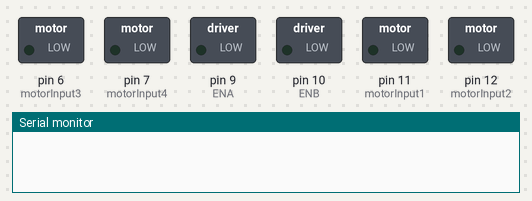
Simulated run of this sketch. Board: Arduino Nano, built with avr-gcc and run on an emulated ATmega328P. On the bench: switched loads named in the sketch (green lamp = pin HIGH), the last lines printed to the serial monitor.

Above: at 0.1 s.
At 1.6 s:
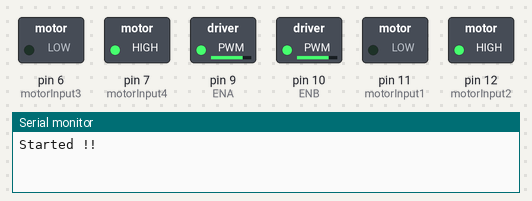
Timing chart, 0 to 3.1 s (numbered marks = the images above):
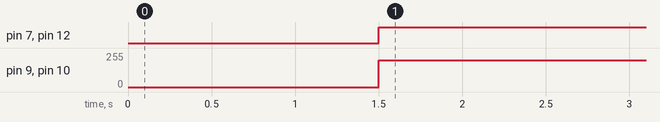

Measured:
- by itself, pin 7 (motorInput4), pin 12 (motorInput2): LOW → HIGH at 1.5 s
- by itself, pin 9 (ENA), pin 10 (ENB): 0/255 → 200/255 at 1.5 s

The sketch:

lineFollowerPID.ino
```cpp
// IR Sensors
int sensor1 = A0;      // Left most sensor
int sensor2 = A1;
int sensor3 = A2;
int sensor4 = A3;
int sensor5 = A6;  // Right most sensor

// Initial Values of Sensors
int sensor[5] = {1, 1, 1, 1, 1};

//Initial Speed of Motor
int initial_motor_speed = 140;

// Motor Variables
int ENA = 9;
int motorInput1 = 11;
int motorInput2 = 12;
int motorInput3 = 6;
int motorInput4 = 7;
int ENB = 10;

int Motor_speed=200;
// PID Constants
float Kp = 25;
float Ki = 0;
float Kd = 15;

float error = 0, P = 0, I = 0, D = 0, PID_value = 0;
float previous_error = 0, previous_I = 0;

int flag = 0;
void forward()
{
  /*The pin numbers and high, low values might be different depending on your connections */
  digitalWrite(motorInput1, LOW);
  digitalWrite(motorInput2, HIGH);
  digitalWrite(motorInput3, LOW);
  digitalWrite(motorInput4, HIGH);
  analogWrite(ENA,Motor_speed);
  analogWrite(ENB,Motor_speed);
}
void reverse()
{
  /*The pin numbers and high, low values might be different depending on your connections */
  digitalWrite(motorInput1, HIGH);
  digitalWrite(motorInput2, LOW);
  digitalWrite(motorInput3, HIGH);
  digitalWrite(motorInput4, LOW);
}
void right()
{
  /*The pin numbers and high, low values might be different depending on your connections */
  digitalWrite(motorInput1, LOW);
  digitalWrite(motorInput2, HIGH);
  digitalWrite(motorInput3, LOW);
  digitalWrite(motorInput4, LOW);
}
void left()
{
  /*The pin numbers and high, low values might be different depending on your connections */
  digitalWrite(motorInput1, LOW);
  digitalWrite(motorInput2, LOW);
  digitalWrite(motorInput3, LOW);
  digitalWrite(motorInput4, HIGH);
}
void sharpRightTurn() {
  /*The pin numbers and high, low values might be different depending on your connections */
  digitalWrite(motorInput1, LOW);
  digitalWrite(motorInput2, HIGH);
  digitalWrite(motorInput3, HIGH);
  digitalWrite(motorInput4, LOW);
}
void sharpLeftTurn() {
  /*The pin numbers and high, low values might be different depending on your connections */
  digitalWrite(motorInput1, HIGH);
  digitalWrite(motorInput2, LOW);
  digitalWrite(motorInput3, LOW);
  digitalWrite(motorInput4, HIGH);
}
void stop_bot()
{
  /*The pin numbers and high, low values might be different depending on your connections */
  digitalWrite(motorInput1, LOW);
  digitalWrite(motorInput2, LOW);
  digitalWrite(motorInput3, LOW);
  digitalWrite(motorInput4, LOW);
}
void motor_control()
{
  // Calculating the effective motor speed:
  int left_motor_speed = initial_motor_speed - PID_value;
  int right_motor_speed = initial_motor_speed + PID_value;

  // The motor speed should not exceed the max PWM value
  left_motor_speed = constrain(left_motor_speed, 0, 255);
  right_motor_speed = constrain(right_motor_speed, 0, 255);

  /*Serial.print(PID_value);
    Serial.print("\t");
    Serial.print(left_motor_speed);
    Serial.print("\t");
    Serial.println(right_motor_speed);*/

  analogWrite(ENA, left_motor_speed); //Left Motor Speed
  analogWrite(ENB, right_motor_speed - 30); //Right Motor Speed

//following lines of code are to make the bot move forward
  forward();
}

void read_sensor_values()
{
  sensor[0] = !digitalRead(sensor1);
  sensor[1] = !digitalRead(sensor2);
  sensor[2] = !digitalRead(sensor3);
  sensor[3] = !digitalRead(sensor4);
  sensor[4] = !digitalRead(sensor5);
  /*
    Serial.print(sensor[0]);
    Serial.print("\t");
    Serial.print(sensor[1]);
    Serial.print("\t");
    Serial.print(sensor[2]);
    Serial.print("\t");
    Serial.println(sensor[3]);*/
if((sensor[0]== 0 )&&(sensor[1]== 0 )&&(sensor[2]== 0 )&&(sensor[3]== 0 )&&(sensor[4]== 1 ))
{error = 4;
  Serial.println(error);}
else if((sensor[0]== 0 )&&(sensor[1]== 0 )&&(sensor[2]== 0 )&&(sensor[3]== 1 )&&(sensor[4]== 1 ))
{error = 3;
  Serial.println(error);
}
else if((sensor[0]== 0 )&&(sensor[1]== 0 )&&(sensor[2]== 0 )&&(sensor[3]== 1 )&&(sensor[4]== 0 ))
{error = 2;
  Serial.println(error);
}
else if((sensor[0]== 0 )&&(sensor[1]== 0 )&&(sensor[2]== 1 )&&(sensor[3]== 1 )&&(sensor[4]== 0 ))
{error = 1;
  Serial.println(error);
}
else if((sensor[0]== 0 )&&(sensor[1]== 0 )&&(sensor[2]== 1 )&&(sensor[3]== 0 )&&(sensor[4]== 0 ))
{error = 0;
  Serial.println(error);}
else if((sensor[0]== 0 )&&(sensor[1]== 1 )&&(sensor[2]== 1 )&&(sensor[3]== 0 )&&(sensor[4]== 0 ))
{error =- 1;
  Serial.println(error);
}
else if((sensor[0]== 0 )&&(sensor[1]== 1 )&&(sensor[2]== 0 )&&(sensor[3]== 0 )&&(sensor[4]== 0 ))
{error = -2;
  Serial.println(error);}

else if((sensor[0]== 1 )&&(sensor[1]== 1 )&&(sensor[2]== 0 )&&(sensor[3]== 0 )&&(sensor[4]== 0 ))
{
  error = -3;
    Serial.println(error);
}
else if((sensor[0]== 1 )&&(sensor[1]== 0 )&&(sensor[2]== 0 )&&(sensor[3]== 0 )&&(sensor[4]== 0 ))
{error = -4;
  Serial.println(error);}

  else if ((sensor[0] == 1) && (sensor[1] == 1) && (sensor[2] == 1) && (sensor[3] == 1)  && (sensor[4] == 0)) // Turn robot left side
    error = 100;
  else if ((sensor[0] == 0) && (sensor[1] == 1) && (sensor[2] == 1) && (sensor[3] == 1) && (sensor[4] == 1)) // Turn robot right side
    error = 101;
  else if ((sensor[0] == 0) && (sensor[1] == 0) && (sensor[2] == 0) && (sensor[3] == 0) && (sensor[4] == 0)) // Make U turn
    error = 102;
  else if ((sensor[0] == 1) && (sensor[1] == 1) && (sensor[2] == 1) && (sensor[3] == 1) && (sensor[4] == 1)) // Turn left side or stop
    error = 103;
}

void calculate_pid()
{
  P = error;
  I = I + previous_I;
  D = error - previous_error;

  PID_value = (Kp * P) + (Ki * I) + (Kd * D);

  previous_I = I;
  previous_error = error;
}


void setup()
{
  pinMode(sensor1, INPUT);
  pinMode(sensor2, INPUT);
  pinMode(sensor3, INPUT);
  pinMode(sensor4, INPUT);
  pinMode(sensor5, INPUT);

  pinMode(motorInput1, OUTPUT);
  pinMode(motorInput2, OUTPUT);
  pinMode(motorInput3, OUTPUT);
  pinMode(motorInput4, OUTPUT);
  pinMode(ENA, OUTPUT);
  pinMode(ENB, OUTPUT);

  Serial.begin(9600);                     //setting serial monitor at a default baund rate of 9600
  delay(500);
  Serial.println("Started !!\n");
  delay(1000);
}
void loop()
{
  forward();
//  read_sensor_values();
//  Serial.println(error);
//  if (error == 100) {               // Make left turn untill it detects straight path
//    //Serial.print("\t");
//    //Serial.println("Left");
//    do {
//      read_sensor_values();
//      analogWrite(ENA, 110); //Left Motor Speed
//      analogWrite(ENB, 90); //Right Motor Speed
//      sharpLeftTurn();
//    } while (error != 0);
//
//  } else if (error == 101) {          // Make right turn in case of it detects only right path (it will go into forward direction in case of staright and right "|--")
//                                      // untill it detects straight path.
//    //Serial.print("\t");
//    //Serial.println("Right");
//    analogWrite(ENA, 110); //Left Motor Speed
//    analogWrite(ENB, 90); //Right Motor Speed
//    forward();
//    delay(200);
//    stop_bot();
//    read_sensor_values();
//    if (error == 102) {
//      do {
//        analogWrite(ENA, 110); //Left Motor Speed
//        analogWrite(ENB, 90); //Right Motor Speed
//        sharpRightTurn();
//        read_sensor_values();
//      } while (error != 0);
//    }
//  } else if (error == 102) {        // Make left turn untill it detects straight path
//    //Serial.print("\t");
//    //Serial.println("Sharp Left Turn");
//    do {
//      analogWrite(ENA, 110); //Left Motor Speed
//      analogWrite(ENB, 90); //Right Motor Speed
//      sharpLeftTurn();
//      read_sensor_values();
//      if (error == 0) {
//        stop_bot();
//        delay(200);
//      }
//    } while (error != 0);
//  } else if (error == 103) {        // Make left turn untill it detects straight path or stop if dead end reached.
//    if (flag == 0) {
//      analogWrite(ENA, 110); //Left Motor Speed
//      analogWrite(ENB, 90); //Right Motor Speed
//      forward();
//      delay(200);
//      stop_bot();
//      read_sensor_values();
//      if (error == 103) {     /** Dead End Reached, Stop! **/
//        stop_bot();
//
//        flag = 1;
//      } else {        /** Move Left **/
//        analogWrite(ENA, 110); //Left Motor Speed
//        analogWrite(ENB, 90); //Right Motor Speed
//        sharpLeftTurn();
//        delay(200);
//        do {
//          //Serial.print("\t");
//          //Serial.println("Left Here");
//          read_sensor_values();
//          analogWrite(ENA, 110); //Left Motor Speed
//          analogWrite(ENB, 90); //Right Motor Speed
//          sharpLeftTurn();
//        } while (error != 0);
//      }
//    }
//  } else {
//    calculate_pid();
//    motor_control();
//  }
}
```
